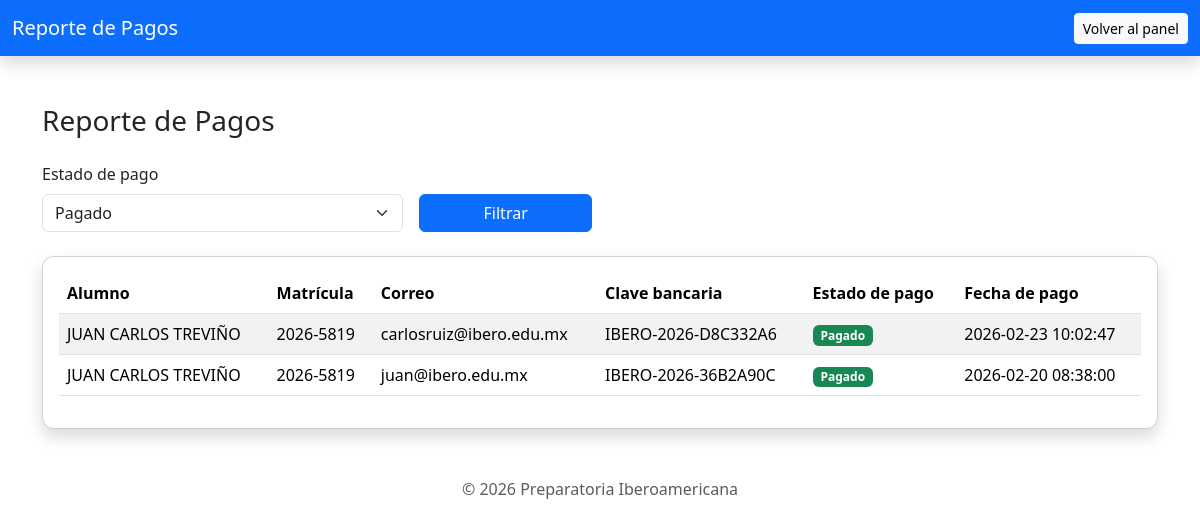
The app's page /admin/reporte-pagos.php?estado_pago=Pagado (signed in) with its own data.
### tables this page shows
CREATE TABLE `inscripciones` (
  `id` int(11) NOT NULL,
  `matricula` varchar(20) NOT NULL,
  `alumno` varchar(150) NOT NULL,
  `correo` varchar(100) NOT NULL,
  `telefono` varchar(15) NOT NULL,
  `semestre` varchar(10) NOT NULL,
  `turno` varchar(20) NOT NULL,
  `grupo` varchar(10) DEFAULT NULL,
  `monto` decimal(10,2) NOT NULL,
  `referencia` varchar(50) NOT NULL,
  `estado` enum('Pendiente','Validado','Rechazado') DEFAULT 'Pendiente',
  `fecha` timestamp NOT NULL DEFAULT current_timestamp(),
  `clave_pago` varchar(40) DEFAULT NULL,
  `estado_pago` enum('Pendiente','En revisión','Pagado') DEFAULT 'Pendiente',
  `fecha_pago` datetime DEFAULT NULL,
  `validado_por` int(11) DEFAULT NULL,
  `comprobante_pago` varchar(255) DEFAULT NULL
);

### admin/reporte-pagos.php (the view, shortened to what this page needs)
<?php
require_once __DIR__ . '/../config/db.php';
$estadoFiltro = $_GET['estado_pago'] ?? 'Todos';
$sql = "SELECT alumno, matricula, correo, clave_pago, estado_pago, fecha_pago
        FROM inscripciones";
if ($estadoFiltro !== 'Todos') {
    $sql .= " WHERE estado_pago = ?";
}
$sql .= " ORDER BY fecha DESC";
$stmt = $conn->prepare($sql);
if ($estadoFiltro !== 'Todos') {
    $stmt->bind_param("s", $estadoFiltro);
}
$stmt->execute();
$result = $stmt->get_result();
?>
<!DOCTYPE html>
<html lang="es">
<head>
    <link href="https://cdn.jsdelivr.net/npm/bootstrap@5.3.2/dist/css/bootstrap.min.css" rel="stylesheet">
    <link rel="stylesheet" href="../css/style.css">
</head>
<body class="fondo-panel">
<nav class="navbar navbar-dark bg-primary shadow">
    <div class="container-fluid">
        <span class="navbar-brand">Reporte de Pagos</span>
        <a href="panel-admin.php" class="btn btn-light btn-sm">Volver al panel</a>
    </div>
</nav>
<div class="container my-5">
    <h3 class="mb-4">Reporte de Pagos</h3>
    <form method="GET" class="row g-3 mb-4">
        <div class="col-md-4">
            <label class="form-label">Estado de pago</label>
            <select name="estado_pago" class="form-select">
                <option value="Pagado" <?= $estadoFiltro === 'Pagado' ? 'selected' : '' ?>>Pagado</option>
            </select>
        </div>
        <div class="col-md-2 d-flex align-items-end">
            <button class="btn btn-primary w-100">Filtrar</button>
        </div>
    </form>
    <div class="card shadow">
        <div class="card-body table-responsive">
            <table class="table table-striped align-middle">
                <thead>
                    <tr>
                        <th>Alumno</th>
                        <th>Matrícula</th>
                        <th>Correo</th>
                        <th>Clave bancaria</th>
                        <th>Estado de pago</th>
                        <th>Fecha de pago</th>
                    </tr>
                </thead>
                <tbody>
                <?php if ($result->num_rows > 0): ?>
                    <?php while ($row = $result->fetch_assoc()): ?>
                        <tr>
                            <td><?= htmlspecialchars($row['alumno']) ?></td>
                            <td><?= htmlspecialchars($row['matricula']) ?></td>
                            <td><?= htmlspecialchars($row['correo']) ?></td>
                            <td><?= $row['clave_pago'] ? htmlspecialchars($row['clave_pago']) : '—' ?></td>
                            <td>
                                <?php if ($row['estado_pago'] === 'Pagado'): ?>
                                    <span class="badge bg-success">Pagado</span>
                                <?php else: ?>
                                    <span class="badge bg-warning text-dark">Pendiente</span>
                                <?php endif; ?>
                            </td>
                            <td><?= $row['fecha_pago'] ? htmlspecialchars($row['fecha_pago']) : '—' ?></td>
                        </tr>
                    <?php endwhile; ?>
                <?php else: ?>
                    <tr>
                        <td colspan="6" class="text-center">No hay registros.</td>
                    </tr>
                <?php endif; ?>
                </tbody>
            </table>
        </div>
    </div>
</div>
<p class="text-center mt-3 mb-0 text-muted">
    © 2026 Preparatoria Iberoamericana
</p>
</body>
</html>

### css/style.css (style rules this page uses)
.card { background: rgba(255, 255, 255, 0.95); border-radius: 12px; box-shadow: 0 8px 30px rgba(0,0,0,0.25); }

### records on screen
inscripciones: alumno "JUAN CARLOS TREVIÑO", matricula "2026-5819", correo "carlosruiz@ibero.edu.mx", clave_pago "IBERO-2026-D8C332A6", estado_pago "Pagado", fecha_pago "2026-02-23 10:02:47"
inscripciones: alumno "JUAN CARLOS TREVIÑO", matricula "2026-5819", correo "juan@ibero.edu.mx", clave_pago "IBERO-2026-36B2A90C", estado_pago "Pagado", fecha_pago "2026-02-20 08:38:00"
